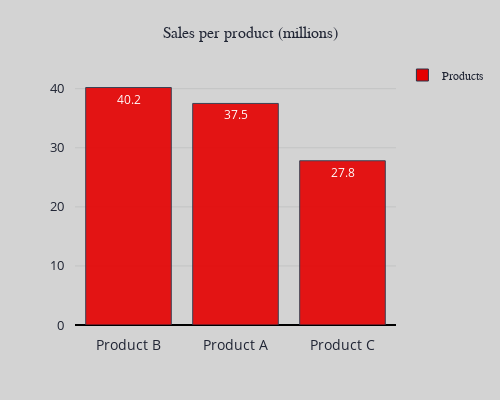

Notebook source saved alongside this figure:
### Code cell
# create data
index = ['Product A', 'Product B', 'Product C']
values = {'Products': [37.5, 40.2, 27.8]}
data = pd.DataFrame(data=values, index=index).transpose()


# create chart
color_palette = chart.color_palette(palette_type='xkcd', palette=['red'])

layout = chart.layout(color_palette=color_palette, width=500, height=400,
                     title='Sales per product (millions)', 
                      title_size=16, xaxis_ticksize=14, **chart.theme('light'))


chart.bar(data, layout=layout, orientation='v', sort_by='Products', ascending=False, textpos='inside', linewidth=1)

### Figure 1 — Plotly figure (JSON) as saved in the notebook; plotly's stock layout.template omitted (floating-point values rounded to 4 significant figures)
{"data": [{"marker": {"line": {"color": "#2C3347", "width": 1}, "opacity": 0.9}, "name": "Products", "orientation": "v", "text": [40.2, 37.5, 27.8], "textposition": "inside", "type": "bar", "x": ["Product B", "Product A", "Product C"], "y": [40.2, 37.5, 27.8]}], "layout": {"autosize": true, "colorway": ["#e50000"], "height": 400, "legend": {"bordercolor": "lightgrey", "borderwidth": 0, "font": {"color": "#202534", "family": "sans-serif", "size": 12}, "itemclick": "toggle", "itemdoubleclick": "toggleothers", "orientation": "v", "traceorder": "normal", "valign": "middle", "x": 1.02, "xanchor": "left", "y": 1, "yanchor": "middle"}, "margin": {"b": 75, "l": 75, "pad": 10, "r": 50, "t": 75}, "paper_bgcolor": "lightgrey", "plot_bgcolor": "lightgrey", "showlegend": true, "title": {"font": {"color": "#202534", "family": "sans-serif", "size": 16}, "text": "Sales per product (millions)", "x": 0.5}, "width": 500, "xaxis": {"autorange": true, "color": "#202534", "dtick": 1, "gridcolor": "#B3B4B4", "gridwidth": 0.5, "separatethousands": true, "showgrid": false, "showline": false, "showticklabels": true, "tickangle": 0, "tickfont": {"color": "#202534", "size": 14}, "tickformat": "", "tickmode": "auto", "title": {"font": {"color": "#202534", "family": "sans-serif", "size": 18}, "text": ""}, "type": "-", "zeroline": false, "zerolinecolor": "black"}, "yaxis": {"autorange": true, "color": "#202534", "dtick": 1, "gridcolor": "#B3B4B4", "gridwidth": 0.5, "separatethousands": true, "showgrid": true, "showline": false, "showticklabels": true, "tickangle": 0, "tickfont": {"color": "#202534", "size": 13}, "tickformat": "", "tickmode": "auto", "ticks": "", "title": {"font": {"color": "#202534", "family": "sans-serif", "size": 18}, "text": ""}, "type": "-", "zeroline": true, "zerolinecolor": "black"}}}
